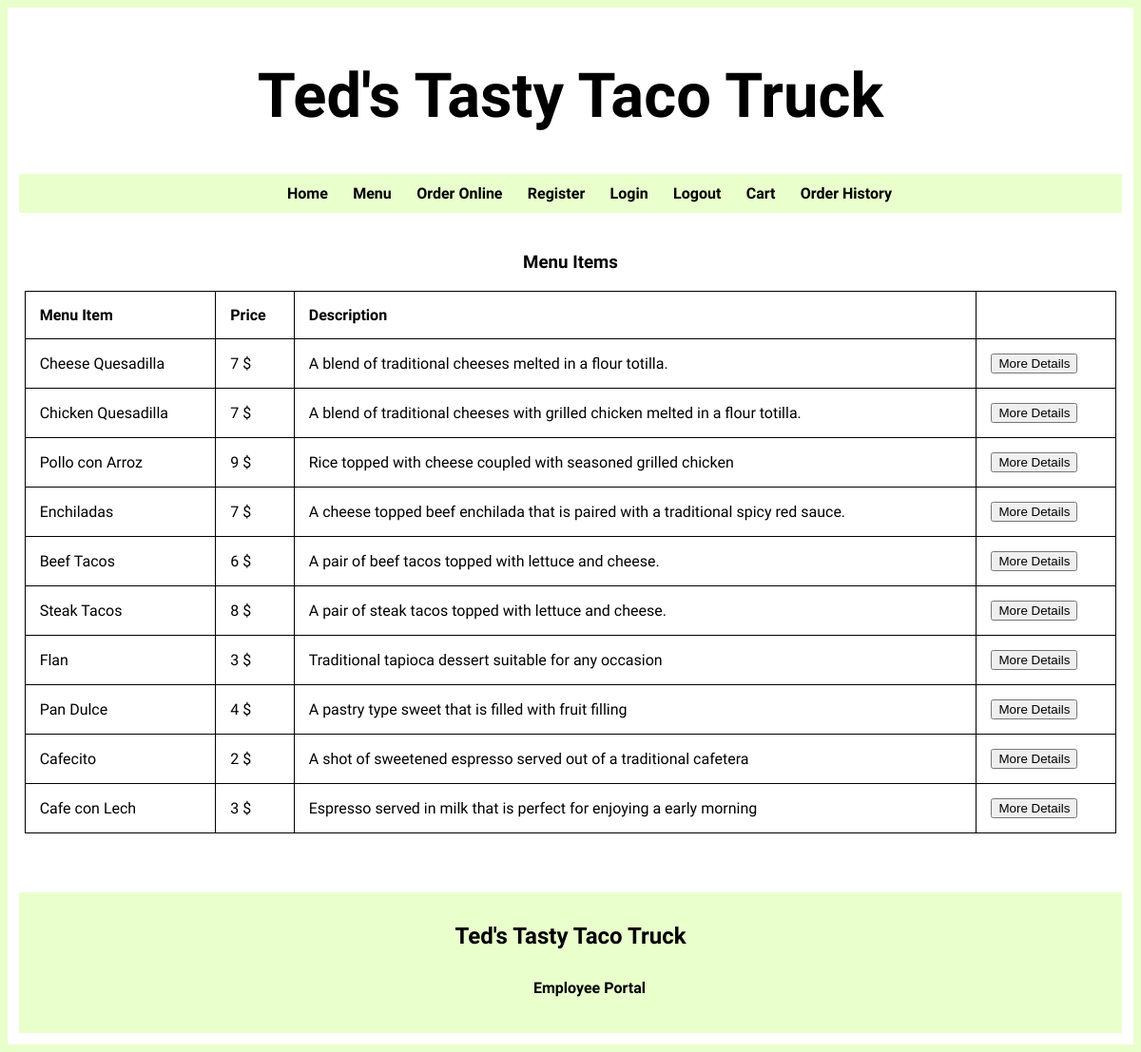
The app's page /olo.php (signed in) with its own data.
### tables this page shows
CREATE TABLE `menuitems` (
  `itemId` int(9) NOT NULL,
  `name` varchar(250) NOT NULL,
  `price` int(90) NOT NULL,
  `descr` varchar(500) NOT NULL
);

### olo.php (the view, shortened to what this page needs)
<!DOCTYPE html>
<html>
<head>
    <link rel="stylesheet" href="stylesheet.css" type="text/css">
</head>
<body>
    <div class="container">
        <header>
            <h1>Ted's Tasty Taco Truck</h1>
        </header>
        <article class="left">
            <?php
                require_once("connect-db.php");
                $sql = "select * from menuitems";
                $statement1 = $db->prepare($sql);
                if($statement1->execute()){
                    $customers = $statement1->fetchAll();
                }else{
                    $error1= "Error finding tickets.";
                }
            ?>
           <h3>Menu Items</h3>
            <table>
                <tr>
                    <th>Menu Item</th>
                    <th>Price</th>
                    <th>Description</th>
                    <th></th>
                </tr>
                <?php
                    foreach($customers as $c){?>
                <tr>
                    <td><?php echo $c["name"];?></td>
                    <td><?php echo $c["price"]." $";?></td>
                    <td><?php echo $c["descr"];?></td>
                    <td>
                        <form action="addcart.php" method="post">
                            <button type="submit">More Details</button>
                        </form>
                    </td>
                </tr>
                <?php } ?>
            </table>
            <br><br><br>
        </article>
        <?php include("navfooter.php");?>
    </div>
</body>
</html>

### navfooter.php
<footer>
    <h2>Ted's Tasty Taco Truck</h2>
            <nav>
    <ul>
        <li><a href="admin.php">Employee Portal</a></li>
    </ul>
</nav>
</footer>

### stylesheet.css (style rules this page uses)
body { background: #e9ffcc; text-align: center; font-family: 'Oswald', cursive; }
.container { max-width: auto; margin: auto; background: #fff; padding: 1%; }
h1, h2, h3 { font-family: 'Oswald', sans-serif;; color: #000; }
nav { background: #e9ffcc; text-align: center; }
nav ul li { display: inline-block; padding: 1%; }
nav ul li a { text-decoration: none; font-size: 1em; color: black; font-weight: bold; }
h1 { text-align: center; font-size: 65px; }
article { background: white; padding: 0.5%; }
table { width:100%; }
table, th, td { border: 1px solid black; border-collapse: collapse; }
th, td { padding: 15px; text-align: left; }
footer { clear: both; background: #e9ffcc; text-align: center; padding: 1%; }

### records on screen
menuitems: name "Cheese Quesadilla", price "7", descr "A blend of traditional cheeses melted in a flour totilla."
menuitems: name "Chicken Quesadilla", price "7", descr "A blend of traditional cheeses with grilled chicken melted in a flour totilla."
menuitems: name "Pollo con Arroz", price "9", descr "Rice topped with cheese coupled with seasoned grilled chicken"
menuitems: name "Enchiladas", price "7", descr "A cheese topped beef enchilada that is paired with a traditional spicy red sauce."
menuitems: name "Beef Tacos", price "6", descr "A pair of beef tacos topped with lettuce and cheese."
menuitems: name "Steak Tacos", price "8", descr "A pair of steak tacos topped with lettuce and cheese."
menuitems: name "Flan", price "3", descr "Traditional tapioca dessert suitable for any occasion"
menuitems: name "Pan Dulce", price "4", descr "A pastry type sweet that is filled with fruit filling"
menuitems: name "Cafecito", price "2", descr "A shot of sweetened espresso served out of a traditional cafetera"
menuitems: name "Cafe con Lech", price "3", descr "Espresso served in milk that is perfect for enjoying a early morning"
